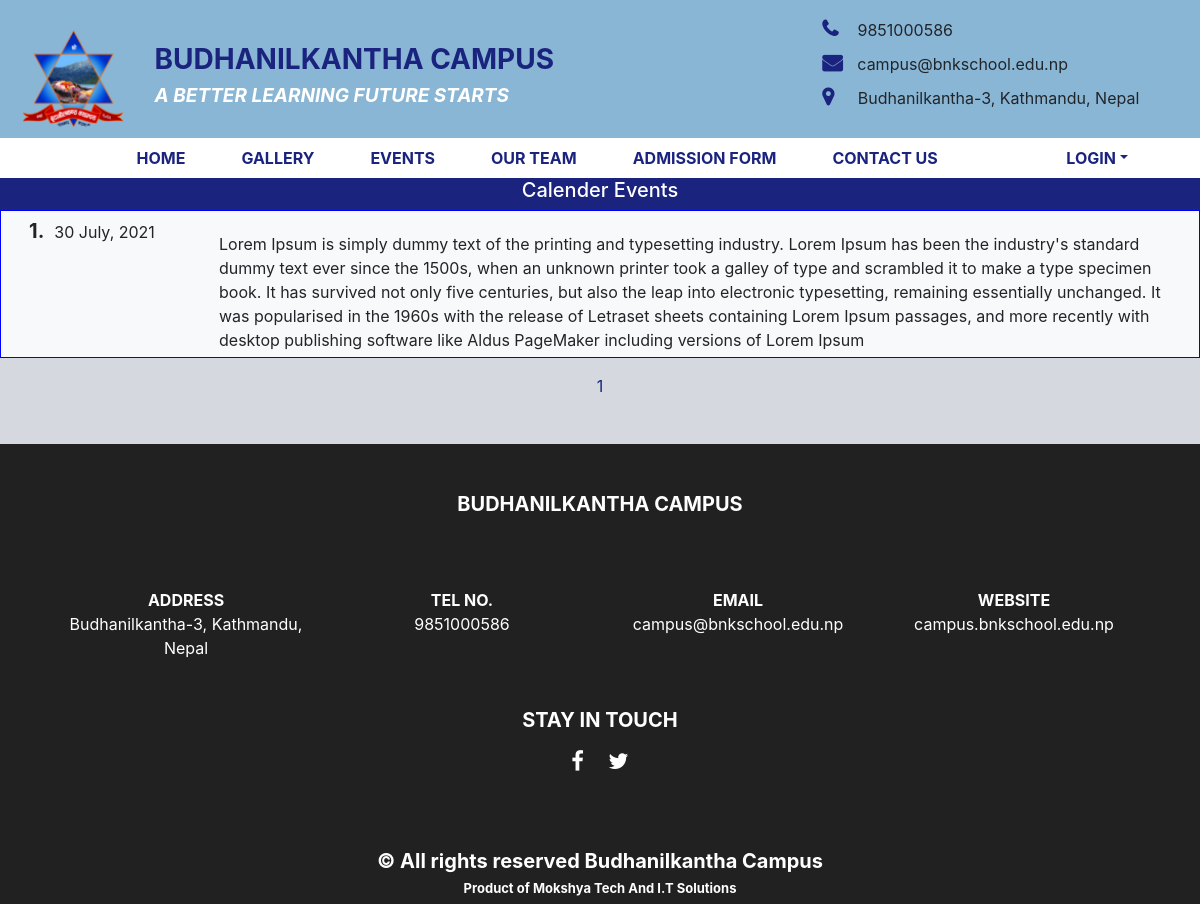
/readmore_calender.php, run on the app's committed database.
### tables this page shows
CREATE TABLE `calender` (
  `id` int(11) NOT NULL,
  `event` text NOT NULL,
  `date` date NOT NULL,
  `created_at` date DEFAULT NULL,
  `updated_at` date DEFAULT NULL
);

### readmore_calender.php (the view, shortened to what this page needs)
<?php
  include("include/connection.php");
?><!DOCTYPE html>
<html lang="en">
  <head>
    <link rel="stylesheet" type="text/css" href="frontpage/css/bootstrap.min.css" />
    <link rel="stylesheet" type="text/css" href="frontpage/css/font-awesome.min.css" />
    <link rel="stylesheet" href="frontpage/css/style.css" />
  </head>
  <body>
    <?php include"include/banner.php";?>
  <?php include('include/navbar.php'); ?>
<div class="container-fluid">
      <div class="row" style="justify-content: center;color: white; background-color: #1a237e;"><h5>Calender Events</h5></div>
      <?php
            $x=1;
                        $limit = 6;
if (isset($_GET["page"])) {
  $page  = $_GET["page"];
  }
  else{
  $page=1;
  };
$start_from = ($page-1) * $limit;
if($page==1)
  {
    $x=1;
  }
  else
  {
    $x=(($page-1)*$limit)+1;
    }
                      $sql="select *from calender  ORDER BY id DESC LIMIT $start_from, $limit ";
                      $query=mysqli_query($db,$sql);
                      while($row=mysqli_fetch_array($query))
                        {
              ?>
      <div class="row viewmore bg-light">
        <div class="col-lg-2 col-md-2 col-sm-12 ">
          <div class="circle" style="transform: translateX(-8px);">
            <div class="day ml-3"><span style="font-size:20px;margin-right: 10px; font-weight: bold; "><?php echo $x."."; ?></span><?php echo date('j F, Y', strtotime($row['date'])) ; ?></div>
          </div>
        </div>
        <div class="col-lg-10 col-md-2 col-sm-12 pt-3"><?php echo $row['event']; ?></div>
      </div>
      <?php $x++;} ?>
    </div>
   <nav aria-label="Page navigation example" style="background-color: #d5d8de; margin-top: 10px;" >
  <ul class="pagination justify-content-center">
    <li class="page-item">
      <?php
$result_db = mysqli_query($db,"SELECT COUNT(id) FROM calender");
$row_db = mysqli_fetch_row($result_db);
$total_records = $row_db[0];
$total_pages = ceil($total_records / $limit);
$pagLink = "<ul class='pagination'>";
for ($i=1; $i<=$total_pages; $i++) {
$pagLink .= "<li class='page-item'><a class='page-link' class ='active' href='readmore_calender.php?page=".$i."' >".$i."</a></li>";
}
echo $pagLink . "</ul>";
?>
</li>
  </ul>
</nav><br>
     <?php include('include/footer.php'); ?>
  </body>
</html>

### frontpage/css/style.css (style rules this page uses)
* { padding: 0; margin: 0; }
ul li { word-break: break-all; }
body { overflow-x: hidden; background-color: #d5d8de; }
nav { background-color: #fff; }
.viewmore { border: 0.5px solid blue; padding:5px; }
.pagination li a { color: #1a237e; border: none; background-color: #d5d8de; }

### data on the page
calender: date "30 July, 2021", event "Lorem Ipsum is simply dummy text of the printing and typesetting industry. Lorem Ipsum has been the industry's standard dummy text ever since the 1500s, when an unknown printer took a galley of type and scrambled it to make a type specimen book. It has survived not only five centuries, but also the leap into electronic typesetting, remaining essentially unchanged. It was popularised in the 1960s with the release of Letraset sheets containing Lorem Ipsum passages, and more recently with desktop publishing software like Aldus PageMaker including versions of Lorem Ipsum"
